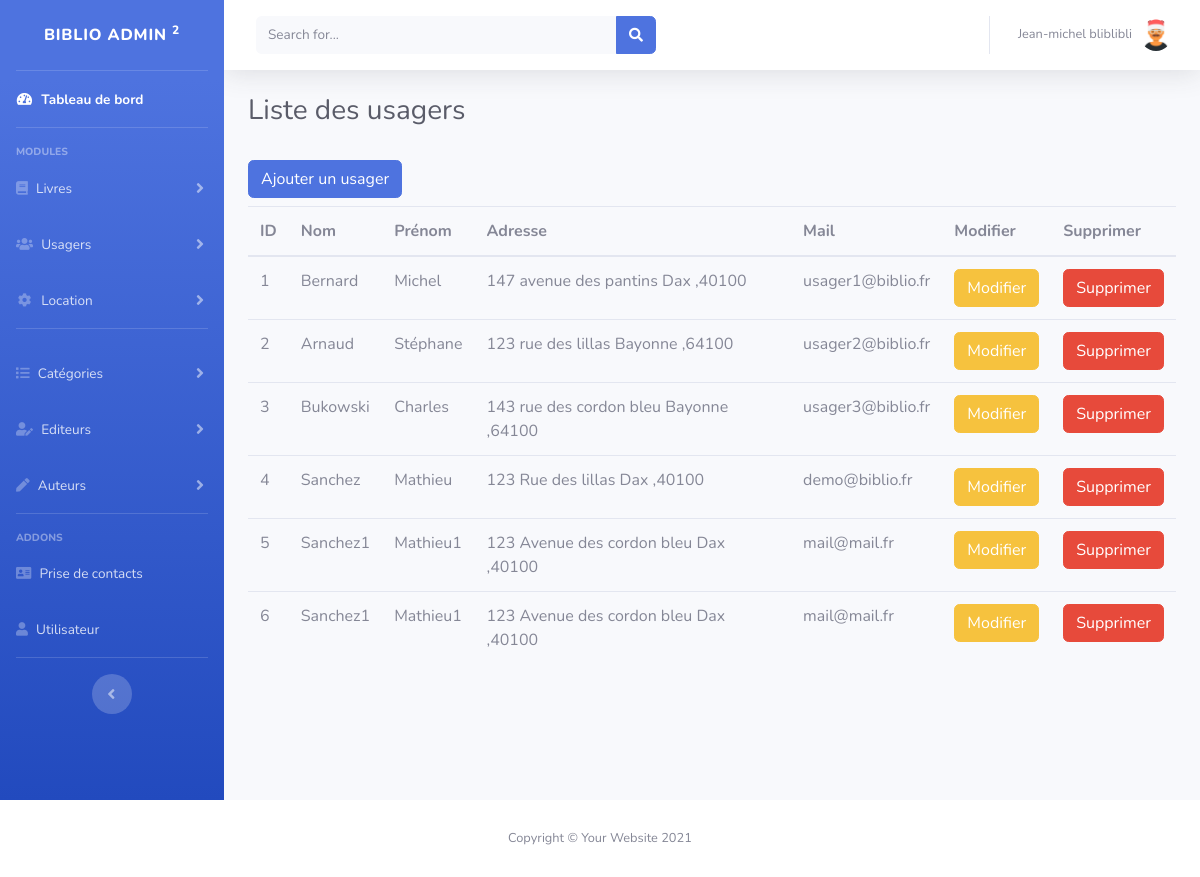
/admin/usager/index.php (signed in), run on an earlier commit of the app's database.
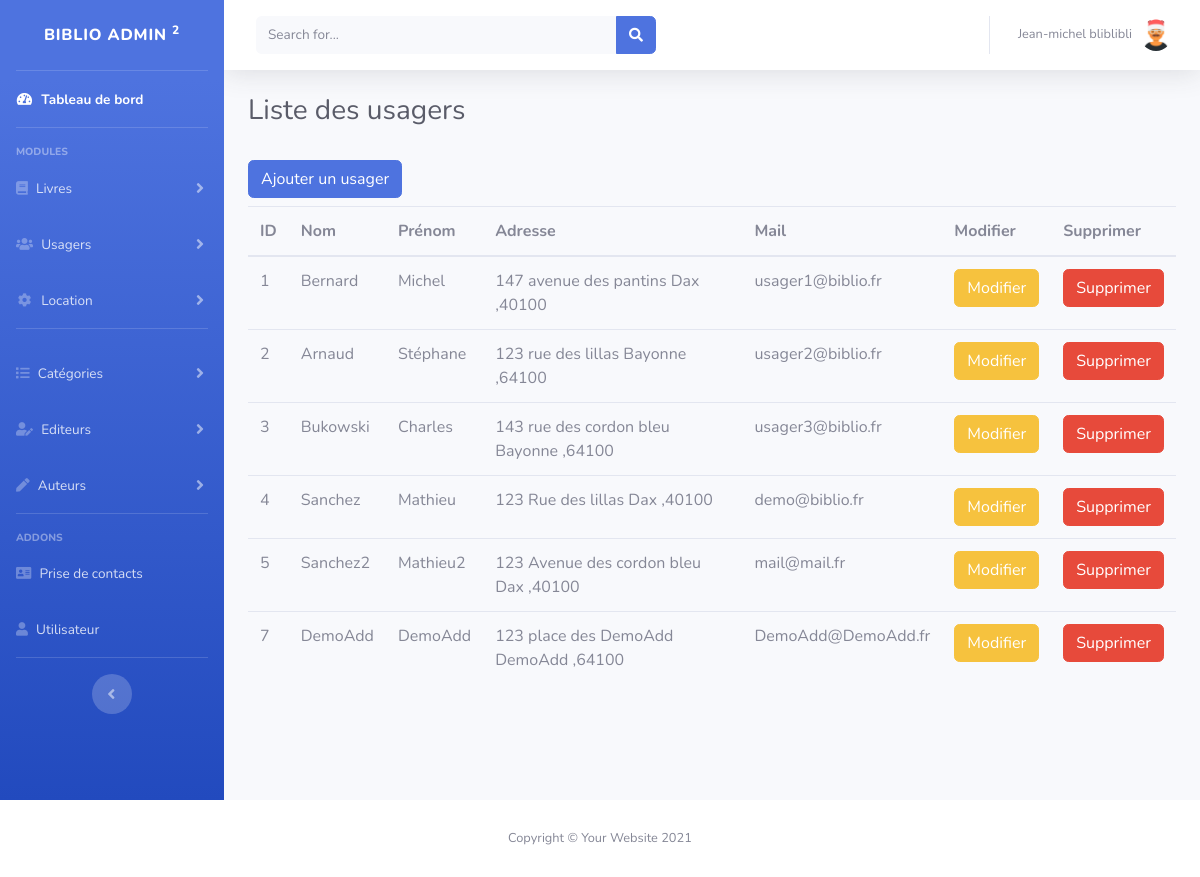
And on a later commit of the database.
### tables this page shows
CREATE TABLE IF NOT EXISTS `usager` (
  `id` int(11) NOT NULL AUTO_INCREMENT,
  `nom` varchar(255) NOT NULL,
  `prenom` varchar(255) NOT NULL,
  `adresse` varchar(255) NOT NULL,
  `ville` varchar(255) NOT NULL,
  `code_postal` varchar(5) NOT NULL,
  `mail` varchar(255) NOT NULL,
  PRIMARY KEY (`id`)
);

### admin/usager/index.php (the view, shortened to what this page needs)
<?php
    include '../config/bdd.php';
    $sql = 'SELECT * FROM usager';
    $req = $bdd->query($sql);
    $usagers = $req->fetchAll(PDO::FETCH_ASSOC);
?>
<!DOCTYPE html>
<html lang="fr">
<head>
    <link href="<?= URL_ADMIN ?>vendor/fontawesome-free/css/all.min.css" rel="stylesheet" type="text/css">
    <link href="http://localhost/biblio/admin/css/sb-admin-2.min.css" rel="stylesheet">
</head>
<body id="page-top">
    <div id="wrapper">
        <?php
            include '../includes/sidebar.php';
        ?>
        <div id="content-wrapper" class="d-flex flex-column">
            <?php
                    include '../includes/topbar.php';
                ?>
                <div class="container-fluid">
                    <div class="d-sm-flex align-items-center justify-content-between mb-4">
                        <h1 class="h3 mb-0 text-gray-800">Liste des usagers</h1>
                    </div>
                    <a href="add.php" class="btn btn-primary my-2">Ajouter un usager</a>
                    <table class="table">
                        <thead>
                            <tr>
                            <th scope="col">ID</th>
                            <th scope="col">Nom</th>
                            <th scope="col">Prénom</th>
                            <th scope="col">Adresse</th>
                            <th scope="col">Mail</th>
                            <th scope="col">Modifier</th>
                            <th scope="col">Supprimer</th>
                            </tr>
                        </thead>
                        <tbody>
                            <?php foreach ($usagers as $usager) : ?>
                                <tr>
                                    <td><?= $usager['id'] ?></td>
                                    <td><?= $usager['nom'] ?></td>
                                    <td><?= $usager['prenom'] ?></td>
                                    <td><?= $usager['adresse'] . ' ' .  $usager['ville'] . ' ,' . $usager['code_postal']?></td>
                                    <td><?= $usager['mail'] ?></td>
                                    <td><a href="update.php?id=<?= $usager['id'] ?>" class="btn btn-warning">Modifier</a></td>
                                    <td><a href="action.php?id=<?= $usager['id'] ?>" class="btn btn-danger">Supprimer</a></td>
                                </tr>
                            <?php endforeach; ?>
                        </tbody>
                        </table>
                </div>
            </div>
            <?php
                include '../includes/footer.php';
            ?>
</body>
</html>

What changed in the data, as far as the page shows it:
removed usager: id "6", nom "Sanchez1", prenom "Mathieu1", adresse "123 Avenue des cordon bleu", ville "Dax", code_postal "40100", mail "mail@mail.fr"
changed usager "123 Avenue des cordon bleu": nom "Sanchez1" → "Sanchez2"; prenom "Mathieu1" → "Mathieu2"
added usager: id "7", nom "DemoAdd", prenom "DemoAdd", adresse "123 place des DemoAdd", ville "DemoAdd", code_postal "64100", mail "DemoAdd@DemoAdd.fr"
